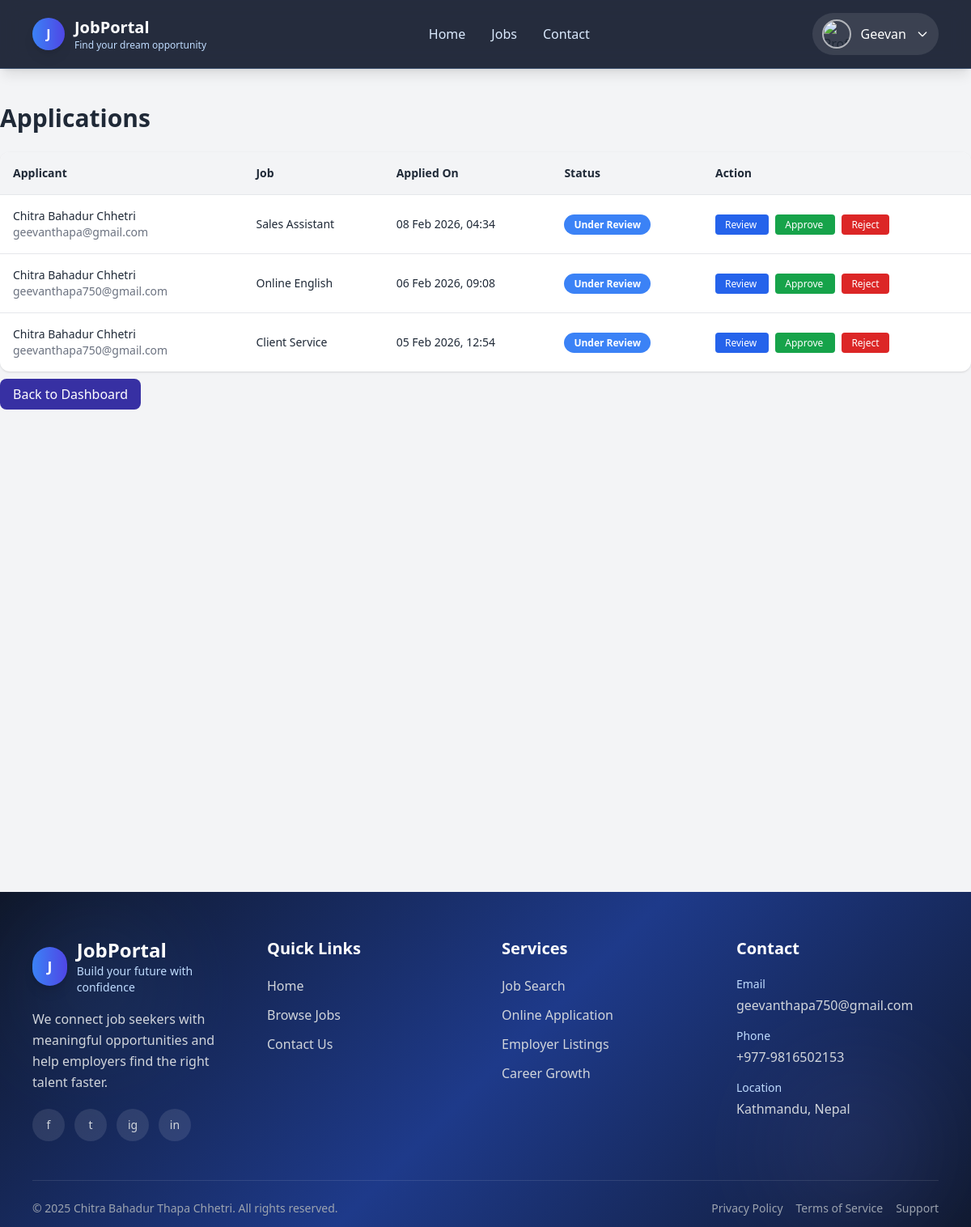
Screenshot of /dashboard/admin/applications/ (signed in) with the database file from the repository.
### jobs/models.py (models this page shows, shortened)
class JobApplication(models.Model):
    STATUS_CHOICES = (
        ('applied', 'Applied'),
        ('reviewing', 'Under Review'),
        ('shortlisted', 'Shortlisted'),
        ('rejected', 'Rejected'),
        ('selected', 'Selected'),
    )
    job = models.ForeignKey(
        Job,
        on_delete=models.CASCADE,
        related_name='applications'
    )
    user = models.ForeignKey(User, on_delete=models.CASCADE)
    full_name = models.CharField(max_length=150)
    email = models.EmailField()
    phone = models.CharField(max_length=15)
    photo = CloudinaryField('application_photo', blank=True, null=True)
    resume = CloudinaryField('resume', resource_type='raw', blank=True, null=True)
    applied_at = models.DateTimeField(default=timezone.now)
    status = models.CharField(
        max_length=20,
        choices=STATUS_CHOICES,
        default='applied'
    )
    class Meta:
        unique_together = ('job', 'user')
        ordering = ['-applied_at']

class Job(models.Model):
    JOB_TYPE_CHOICES = (
        ('FT', 'Full Time'),
        ('PT', 'Part Time'),
        ('IN', 'Internship'),
        ('CT', 'Contract'),
    )
    title = models.CharField(max_length=200)
    company_name = models.CharField(max_length=200)
    location = models.CharField(max_length=200)
    job_type = models.CharField(max_length=2, choices=JOB_TYPE_CHOICES)
    salary = models.CharField(max_length=100, blank=True, null=True)
    description = models.TextField()
    requirements = models.TextField()
    posted_by = models.ForeignKey(User, on_delete=models.CASCADE)
    posted_at = models.DateTimeField(auto_now_add=True)
    is_active = models.BooleanField(default=True)
    featured = models.BooleanField(default=False)

### jobs/views.py (the view)
# urls.py: path('dashboard/admin/applications/', views.admin_applications, name='admin_applications'),
@staff_member_required
def admin_applications(request):
    applications = JobApplication.objects.select_related("job", "user")
    return render(request, "jobs/admin/admin_applications.html", {"applications": applications})

### jobs/context_processors.py (called while the page is built)
def user_profile(request):
    if request.user.is_authenticated:
        profile, _ = Profile.objects.get_or_create(user=request.user)
        return {'profile': profile}
    return {}

### jobs/templates/jobs/admin/admin_applications.html (shortened to what this page needs)
{% extends "jobs/base.html" %}
{% block content %}
<h1 class="text-3xl font-bold mb-6">Applications</h1>
<div class="bg-white shadow rounded-xl overflow-x-auto">
    <table class="w-full text-sm">
        <thead class="bg-gray-100 text-left">
            <tr>
                <th class="p-4">Applicant</th>
                <th class="p-4">Job</th>
                <th class="p-4">Applied On</th>
                <th class="p-4">Status</th>
                <th class="p-4">Action</th>
            </tr>
        </thead>
        <tbody>
        {% for app in applications %}
            <tr class="border-t hover:bg-gray-50 transition">
                <td class="p-4">
                    <div class="font-medium">{{ app.full_name }}</div>
                    <div class="text-gray-500">{{ app.email }}</div>
                </td>
                <td class="p-4">{{ app.job.title }}</td>
                <td class="p-4">
                    {{ app.applied_at|date:"d M Y, H:i" }}
                </td>
                <td class="p-4">
                    <span class="px-3 py-1 rounded-full text-white text-xs font-semibold
                        {% if app.status == 'reviewing' %}bg-blue-500{% endif %}
                    ">
                        {{ app.get_status_display }}
                    </span>
                </td>
                <td class="p-4 space-x-2">
                    <a href="{% url 'update_application_status' app.id 'reviewing' %}"
                       class="px-3 py-1 bg-blue-600 text-white rounded text-xs hover:bg-blue-700">
                        Review
                    </a>
                    <a href="{% url 'update_application_status' app.id 'selected' %}"
                       class="px-3 py-1 bg-green-600 text-white rounded text-xs hover:bg-green-700">
                        Approve
                    </a>
                    <a href="{% url 'update_application_status' app.id 'rejected' %}"
                       class="px-3 py-1 bg-red-600 text-white rounded text-xs hover:bg-red-700">
                        Reject
                    </a>
                </td>
            </tr>
        {% empty %}
            <tr>
                <td colspan="5" class="p-6 text-center text-gray-500">
                    No applications found
                </td>
            </tr>
        {% endfor %}
        </tbody>
    </table>
</div>
<div class="mt-4">
    <a href="{% url 'admin_dashboard' %}" class="px-4 py-2 bg-indigo-800 text-white rounded-lg hover:bg-indigo-700">
        Back to Dashboard
    </a>
</div>
{% endblock %}

### jobs/templates/jobs/base.html (shortened to what this page needs)
<!doctype html>
<html lang="en">
  <head>
    <script src="https://cdn.tailwindcss.com"></script>
  </head>
  <body class="bg-gray-100 text-gray-800 overflow-x-hidden">
    <nav
      x-data="{ isOpen: false, profileOpen: false }"
      class="fixed top-0 left-0 w-full z-50 border-b border-blue-400/20 nav-glass shadow-lg"
    >
      <div class="w-full px-4 sm:px-6 lg:px-10 xl:px-12">
        <div class="flex items-center justify-between py-4">
          <a href="{% url 'home' %}" class="flex items-center gap-3">
            <div class="w-10 h-10 rounded-full bg-gradient-to-r from-blue-500 to-indigo-600 flex items-center justify-center text-white font-bold shadow-lg">
              J
            </div>
            <div>
              <h1 class="text-lg sm:text-xl font-bold text-white leading-tight">JobPortal</h1>
              <p class="text-xs text-blue-200 hidden sm:block">Find your dream opportunity</p>
            </div>
          </a>
          <div class="hidden md:flex items-center space-x-8">
            <a href="{% url 'home' %}" class="text-blue-100 hover:text-white font-medium transition">Home</a>
            <a href="{% url 'job_list' %}" class="text-blue-100 hover:text-white font-medium transition">Jobs</a>
            <a href="{% url 'contact' %}" class="text-blue-100 hover:text-white font-medium transition">Contact</a>
          </div>
          <div class="flex items-center gap-3 sm:gap-4">
            {% if user.is_authenticated %}
            <div class="relative">
              <button
                @click="profileOpen = !profileOpen"
                class="flex items-center gap-2 sm:gap-3 focus:outline-none bg-white/10 hover:bg-white/20 px-2 sm:px-3 py-2 rounded-full transition"
              >
                <img
                  src="{% if profile and profile.photo %}{{ profile.photo.url }}{% else %}https://ui-avatars.com/api/?name={{ user.get_full_name|default:user.username }}{% endif %}"
                  class="w-9 h-9 rounded-full object-cover border-2 border-white/60"
                  alt="Profile"
                />
                <span class="hidden sm:inline text-white font-medium max-w-[120px] truncate">
                  {{ user.first_name|default:user.username }}
                </span>
                <svg class="w-4 h-4 text-white hidden sm:block" fill="none" stroke="currentColor" viewBox="0 0 24 24">
                  <path stroke-linecap="round" stroke-linejoin="round" stroke-width="2" d="M19 9l-7 7-7-7"></path>
                </svg>
              </button>
            </div>
            {% endif %}
          </div>
        </div>
      </div>
    </nav>
    <main class="w-full mt-28 sm:mt-32 min-h-[60vh]">
      {% block content %}{% endblock %}
    </main>
    <footer class="footer-gradient text-gray-300 mt-16 relative overflow-hidden">
      <div class="absolute inset-0 opacity-10">
        <div class="absolute top-10 left-10 w-40 h-40 bg-blue-400 rounded-full blur-3xl"></div>
        <div class="absolute bottom-10 right-10 w-52 h-52 bg-indigo-400 rounded-full blur-3xl"></div>
      </div>
      <div class="relative w-full px-4 sm:px-6 lg:px-10 xl:px-12 py-14">
        <div class="grid grid-cols-1 sm:grid-cols-2 lg:grid-cols-4 gap-10">
          <div class="sm:col-span-2 lg:col-span-1">
            <div class="flex items-center gap-3 mb-4">
              <div class="w-12 h-12 rounded-full bg-gradient-to-r from-blue-500 to-indigo-600 flex items-center justify-center text-white font-bold text-lg shadow-lg">
                J
              </div>
              <div>
                <h2 class="text-2xl font-bold text-white">JobPortal</h2>
                <p class="text-sm text-blue-200">Build your future with confidence</p>
              </div>
            </div>
            <p class="text-gray-300 leading-relaxed mb-5">
              We connect job seekers with meaningful opportunities and help employers find the right talent faster.
            </p>
            <div class="flex items-center gap-3">
              <a href="#" class="social-icon w-10 h-10 rounded-full bg-white/10 hover:bg-blue-600 flex items-center justify-center">
                <span class="text-sm">f</span>
              </a>
              <a href="#" class="social-icon w-10 h-10 rounded-full bg-white/10 hover:bg-sky-500 flex items-center justify-center">
                <span class="text-sm">t</span>
              </a>
              <a href="#" class="social-icon w-10 h-10 rounded-full bg-white/10 hover:bg-pink-600 flex items-center justify-center">
                <span class="text-sm">ig</span>
              </a>
              <a href="#" class="social-icon w-10 h-10 rounded-full bg-white/10 hover:bg-blue-700 flex items-center justify-center">
                <span class="text-sm">in</span>
              </a>
            </div>
          </div>
          <div>
            <h3 class="text-xl font-semibold text-white mb-5">Quick Links</h3>
            <ul class="space-y-3">
              <li><a href="{% url 'home' %}" class="footer-link text-gray-300 hover:text-white inline-block">Home</a></li>
              <li><a href="{% url 'job_list' %}" class="footer-link text-gray-300 hover:text-white inline-block">Browse Jobs</a></li>
              <li><a href="{% url 'contact' %}" class="footer-link text-gray-300 hover:text-white inline-block">Contact Us</a></li>
            </ul>
          </div>
          <div>
            <h3 class="text-xl font-semibold text-white mb-5">Services</h3>
            <ul class="space-y-3">
              <li class="text-gray-300">Job Search</li>
              <li class="text-gray-300">Online Application</li>
              <li class="text-gray-300">Employer Listings</li>
              <li class="text-gray-300">Career Growth</li>
            </ul>
          </div>
          <div>
            <h3 class="text-xl font-semibold text-white mb-5">Contact</h3>
            <div class="space-y-4">
              <div>
                <p class="text-sm text-blue-200 mb-1">Email</p>
                <p class="text-gray-300 break-all">geevanthapa750@gmail.com</p>
              </div>
              <div>
                <p class="text-sm text-blue-200 mb-1">Phone</p>
                <p class="text-gray-300">+977-9816502153</p>
              </div>
              <div>
                <p class="text-sm text-blue-200 mb-1">Location</p>
                <p class="text-gray-300">Kathmandu, Nepal</p>
              </div>
            </div>
          </div>
        </div>
        <div class="border-t border-white/10 mt-12 pt-6 flex flex-col md:flex-row items-center justify-between gap-4 text-sm text-gray-400">
          <p class="text-center md:text-left">
            &copy; 2025 Chitra Bahadur Thapa Chhetri. All rights reserved.
          </p>
          <div class="flex flex-wrap justify-center gap-4">
            <a href="#" class="hover:text-white transition">Privacy Policy</a>
            <a href="#" class="hover:text-white transition">Terms of Service</a>
            <a href="#" class="hover:text-white transition">Support</a>
          </div>
        </div>
      </div>
    </footer>
  </body>
</html>

### jobs/templates/jobs/base.html (style rules this page uses)
html { scroll-behavior: smooth; }
body { min-height: 100vh; margin: 0; padding: 0; }
.footer-gradient { background: linear-gradient(135deg, #0f172a 0%, #1e3a8a 50%, #0f172a 100%); }
.nav-glass { background: rgba(15, 23, 42, 0.9); backdrop-filter: blur(14px); }
.footer-link { transition: all 0.3s ease; }
.social-icon { transition: all 0.3s ease; }

### rows the page displays
JobApplication: full_name "Chitra Bahadur Chhetri", email "geevanthapa@gmail.com", job "Sales Assistant", applied_at "08 Feb 2026, 04:34", status "Under Review"
JobApplication: full_name "Chitra Bahadur Chhetri", email "geevanthapa750@gmail.com", job "Online English", applied_at "06 Feb 2026, 09:08", status "Under Review"
JobApplication: full_name "Chitra Bahadur Chhetri", email "geevanthapa750@gmail.com", job "Client Service", applied_at "05 Feb 2026, 12:54", status "Under Review"

### other values shown
{{ user.first_name|default:user.username }} "Geevan"
